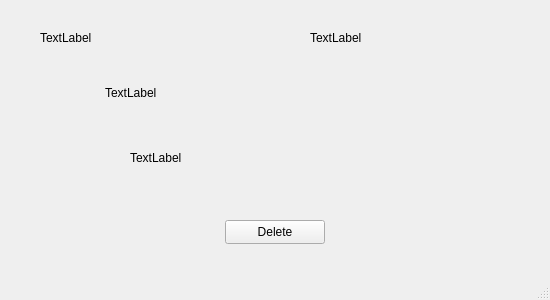
<?xml version="1.0" encoding="UTF-8"?>
<ui version="4.0">
 <class>MainWindow</class>
 <widget class="QMainWindow" name="MainWindow">
  <property name="geometry">
   <rect>
    <x>0</x>
    <y>0</y>
    <width>550</width>
    <height>300</height>
   </rect>
  </property>
  <property name="windowTitle">
   <string>MainWindow</string>
  </property>
  <widget class="QWidget" name="centralwidget">
   <widget class="QLabel" name="label_id">
    <property name="geometry">
     <rect>
      <x>40</x>
      <y>30</y>
      <width>200</width>
      <height>16</height>
     </rect>
    </property>
    <property name="text">
     <string>TextLabel</string>
    </property>
   </widget>
   <widget class="QLabel" name="label_type">
    <property name="geometry">
     <rect>
      <x>310</x>
      <y>30</y>
      <width>200</width>
      <height>16</height>
     </rect>
    </property>
    <property name="text">
     <string>TextLabel</string>
    </property>
   </widget>
   <widget class="QLabel" name="label_version">
    <property name="geometry">
     <rect>
      <x>130</x>
      <y>150</y>
      <width>300</width>
      <height>16</height>
     </rect>
    </property>
    <property name="text">
     <string>TextLabel</string>
    </property>
   </widget>
   <widget class="QLabel" name="label_desc">
    <property name="geometry">
     <rect>
      <x>105</x>
      <y>85</y>
      <width>350</width>
      <height>16</height>
     </rect>
    </property>
    <property name="text">
     <string>TextLabel</string>
    </property>
   </widget>
   <widget class="QPushButton" name="button1">
    <property name="geometry">
     <rect>
      <x>225</x>
      <y>220</y>
      <width>100</width>
      <height>24</height>
     </rect>
    </property>
    <property name="text">
     <string>Delete</string>
    </property>
   </widget>
  </widget>
  <widget class="QMenuBar" name="menubar">
   <property name="geometry">
    <rect>
     <x>0</x>
     <y>0</y>
     <width>550</width>
     <height>22</height>
    </rect>
   </property>
  </widget>
  <widget class="QStatusBar" name="statusbar"/>
 </widget>
 <resources/>
 <connections/>
</ui>
